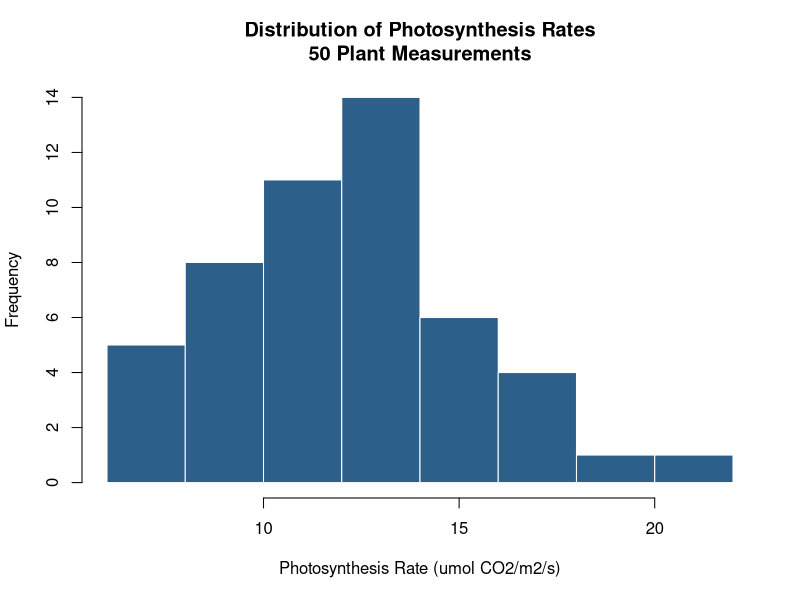
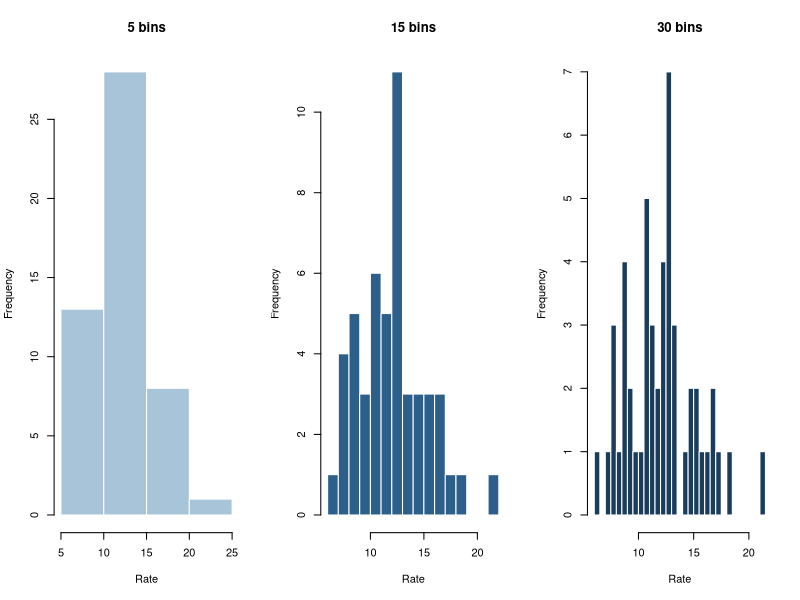
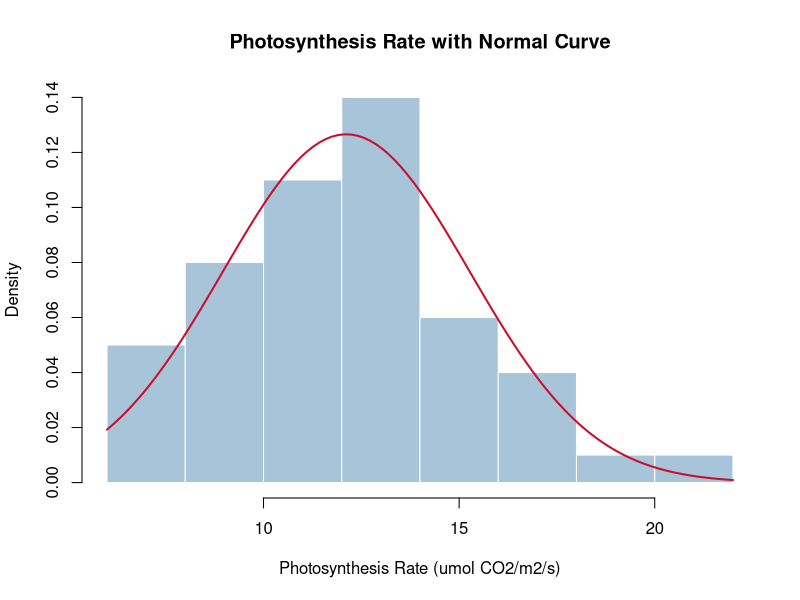
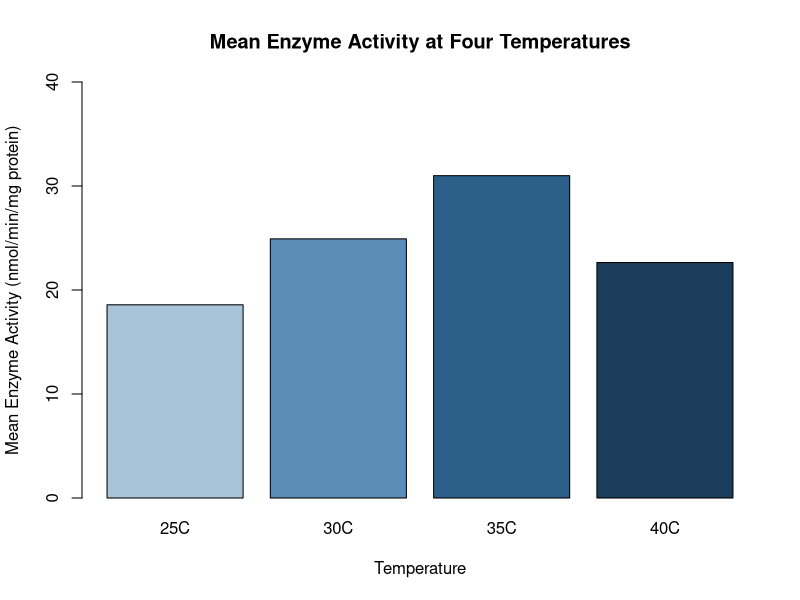
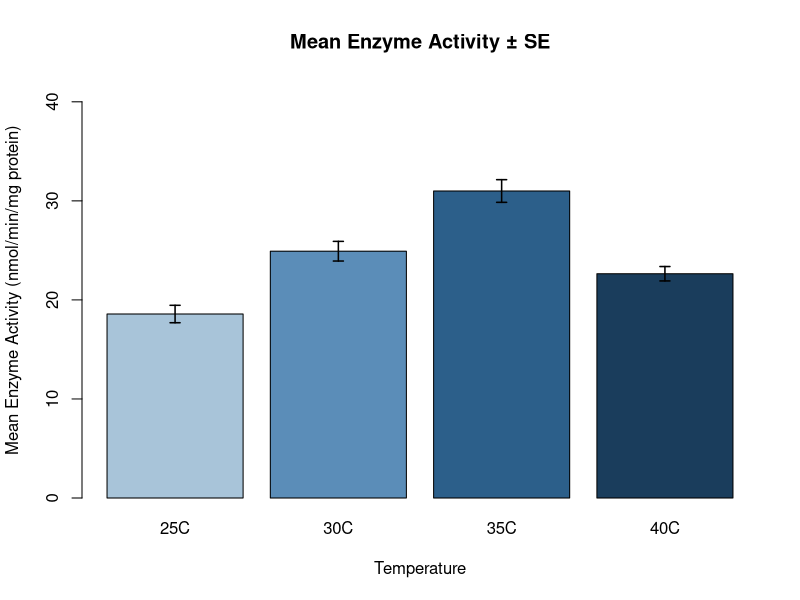
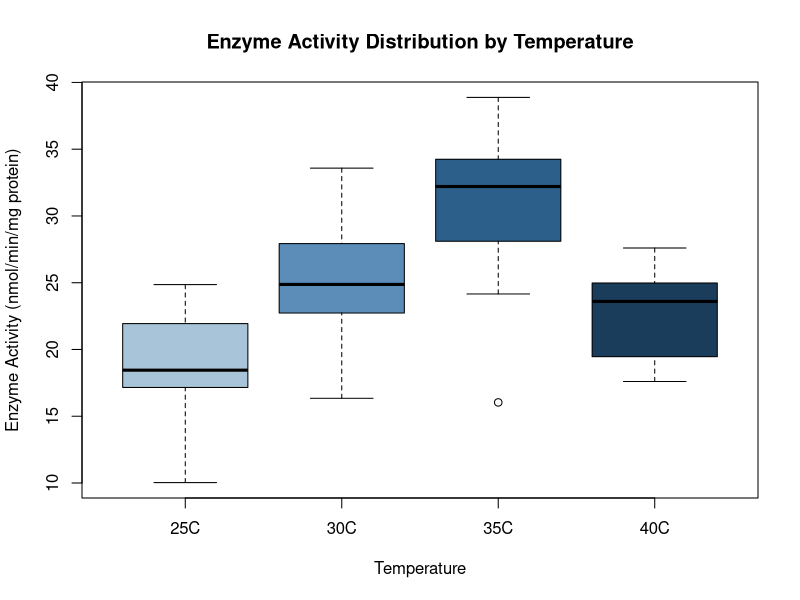
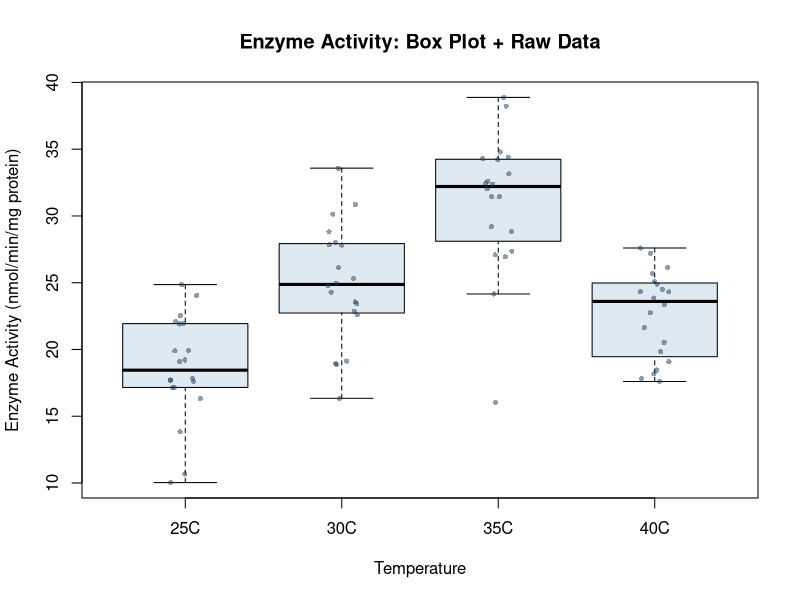
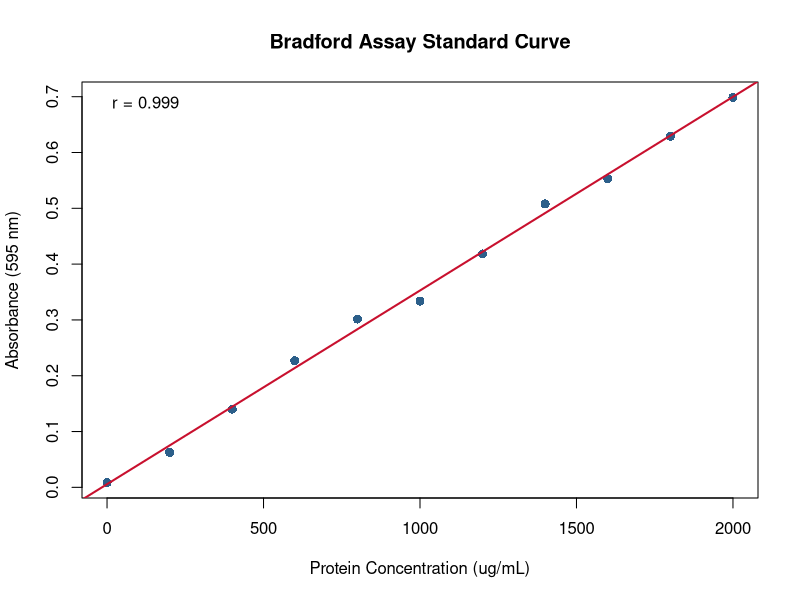

The R source for these figures, in order:
## ---- chunk 1
knitr::opts_chunk$set(echo = TRUE)
## ---- chunk 2
set.seed(42)

# Dataset 1: Enzyme activity (nmol/min/mg protein) across 4 temperature treatments
enzyme <- data.frame(
  temperature = rep(c("25C", "30C", "35C", "40C"), each = 20),
  activity    = c(rnorm(20, 18, 3),
                  rnorm(20, 26, 4),
                  rnorm(20, 31, 5),
                  rnorm(20, 22, 4))
)

# Dataset 2: Photosynthesis rate (umol CO2/m2/s) across 50 plant measurements
photo_rate <- c(rnorm(50, mean = 12.5, sd = 3.2))

# Dataset 3: Protein concentration vs absorbance (Bradford assay standard curve)
protein_conc <- seq(0, 2000, by = 200)     # ug/mL
absorbance   <- 0.00035 * protein_conc + rnorm(length(protein_conc), 0, 0.015)
## ---- chunk 3
# Basic histogram of photosynthesis rates
hist(photo_rate,
     xlab  = "Photosynthesis Rate (umol CO2/m2/s)",
     ylab  = "Frequency",
     main  = "Distribution of Photosynthesis Rates\n50 Plant Measurements",
     col   = "#2C5F8A",
     border = "white")
## ---- chunk 4
# Compare different bin counts using par(mfrow)
par(mfrow = c(1, 3))   # 1 row, 3 columns of plots

hist(photo_rate, breaks = 5,  col = "#A8C4D9", border = "white",
     main = "5 bins",  xlab = "Rate")
hist(photo_rate, breaks = 15, col = "#2C5F8A", border = "white",
     main = "15 bins", xlab = "Rate")
hist(photo_rate, breaks = 30, col = "#1A3D5C", border = "white",
     main = "30 bins", xlab = "Rate")

par(mfrow = c(1, 1))   # Reset to single plot
## ---- chunk 5
# Histogram with a superimposed normal distribution curve
hist(photo_rate,
     freq   = FALSE,      # Switch y-axis to density (required for overlaying a curve)
     col    = "#A8C4D9",
     border = "white",
     xlab   = "Photosynthesis Rate (umol CO2/m2/s)",
     main   = "Photosynthesis Rate with Normal Curve")

# Overlay normal curve using estimated mean and SD
curve(dnorm(x, mean = mean(photo_rate), sd = sd(photo_rate)),
      add = TRUE, col = "#C8102E", lwd = 2)
## ---- chunk 6
# Mean enzyme activity at each temperature
mean_activity <- tapply(enzyme$activity, enzyme$temperature, mean)
mean_activity
## ---- chunk 7
# Bar chart of mean enzyme activity
barplot(mean_activity,
        col    = c("#A8C4D9", "#5B8DB8", "#2C5F8A", "#1A3D5C"),
        ylab   = "Mean Enzyme Activity (nmol/min/mg protein)",
        xlab   = "Temperature",
        main   = "Mean Enzyme Activity at Four Temperatures",
        ylim   = c(0, 40))
## ---- chunk 8
# Calculate means and standard errors
means <- tapply(enzyme$activity, enzyme$temperature, mean)
sds   <- tapply(enzyme$activity, enzyme$temperature, sd)
ns    <- tapply(enzyme$activity, enzyme$temperature, length)
se    <- sds / sqrt(ns)

# Draw the bar chart and capture bar midpoint positions
bp <- barplot(means,
              col    = c("#A8C4D9", "#5B8DB8", "#2C5F8A", "#1A3D5C"),
              ylab   = "Mean Enzyme Activity (nmol/min/mg protein)",
              xlab   = "Temperature",
              main   = "Mean Enzyme Activity ± SE",
              ylim   = c(0, 42))

# Add error bars using arrows()
arrows(bp, means - se, bp, means + se,
       angle  = 90,
       code   = 3,
       length = 0.05,
       lwd    = 1.5)
## ---- chunk 9
# Box plot of enzyme activity across all four temperature groups
boxplot(activity ~ temperature,
        data   = enzyme,
        col    = c("#A8C4D9", "#5B8DB8", "#2C5F8A", "#1A3D5C"),
        ylab   = "Enzyme Activity (nmol/min/mg protein)",
        xlab   = "Temperature",
        main   = "Enzyme Activity Distribution by Temperature",
        outline = TRUE)
## ---- chunk 10
boxplot(activity ~ temperature,
        data    = enzyme,
        col     = "#A8C4D960",   # Transparent fill
        ylab    = "Enzyme Activity (nmol/min/mg protein)",
        xlab    = "Temperature",
        main    = "Enzyme Activity: Box Plot + Raw Data",
        outline = FALSE)

# Overlay individual data points with jitter
stripchart(activity ~ temperature,
           data     = enzyme,
           method   = "jitter",
           vertical = TRUE,
           add      = TRUE,
           pch      = 16,
           cex      = 0.7,
           col      = "#1A3D5C80")
## ---- chunk 11
# Bradford assay standard curve: absorbance vs protein concentration
plot(protein_conc, absorbance,
     pch  = 16,
     col  = "#2C5F8A",
     cex  = 1.2,
     xlab = "Protein Concentration (ug/mL)",
     ylab = "Absorbance (595 nm)",
     main = "Bradford Assay Standard Curve")

# Add a best-fit line
abline(lm(absorbance ~ protein_conc), col = "#C8102E", lwd = 2)

# Add a legend and correlation coefficient
r <- cor(protein_conc, absorbance)
legend("topleft",
       legend = paste0("r = ", round(r, 3)),
       bty    = "n")
## ---- chunk 12
# Create a 2x2 panel showing all four plot types with the enzyme dataset
par(mfrow = c(2, 2),
    mar   = c(4, 4, 3, 1))   # Tighten margins

# Panel 1: Histogram of 35C activity
hist(enzyme$activity[enzyme$temperature == "35C"],
     col   = "#2C5F8A", border = "white",
     main  = "35C Activity Distribution",
     xlab  = "Activity")

# Panel 2: Bar chart of means
barplot(means,
        col   = c("#A8C4D9", "#5B8DB8", "#2C5F8A", "#1A3D5C"),
        main  = "Mean Activity by Temp",
        ylab  = "Mean activity")

# Panel 3: Box plot
boxplot(activity ~ temperature, data = enzyme,
        col  = "#5B8DB860",
        main = "Activity by Temperature",
        xlab = "Temperature", ylab = "Activity")

# Panel 4: Scatter of all data with jitter
plot(jitter(as.numeric(factor(enzyme$temperature))),
     enzyme$activity,
     col  = "#2C5F8A80",
     pch  = 16,
     xaxt = "n",
     xlab = "Temperature",
     ylab = "Activity",
     main = "Strip Plot")
axis(1, at = 1:4, labels = c("25C", "30C", "35C", "40C"))

par(mfrow = c(1, 1))   # Reset
